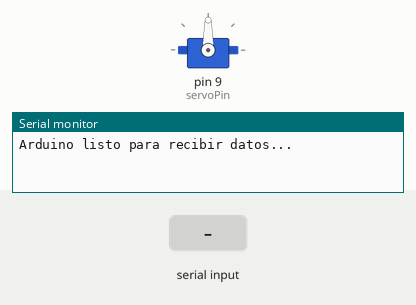
This sketch was run on a simulated Arduino Uno, built with avr-gcc and run on an emulated ATmega328P. Parts: servo, the last lines printed to the serial monitor. The inputs (shaded band) are chosen by the test bench.

Above: at 1.2 s.
1.3 s: "90,45\n" received over Serial
At 1.8 s:
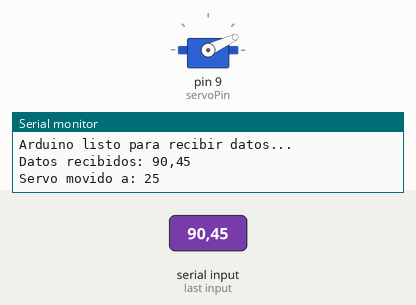
2.8 s: "30,150\n" received over Serial
At 4.2 s:
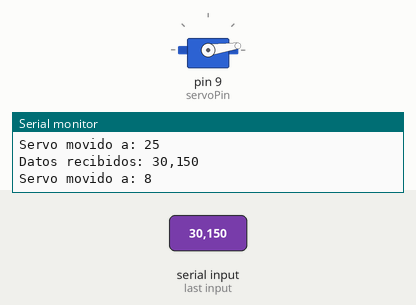
Timing chart, 0 to 5.8 s (numbered marks = the images above; inputs shaded):
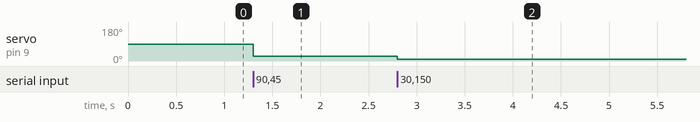

The sketch:

Arduino.ino
```cpp
#include <Servo.h>

Servo turret;               // Objeto para controlar el servo
const int servoPin = 9;     // Pin digital al que está conectado el servo
const int camWidth = 640;   // Ancho de la imagen en píxeles (ajusta este valor según tu configuración)
const int servoMin = 0;     // Ángulo mínimo del servo
const int servoMax = 180;   // Ángulo máximo del servo

void setup() {
  Serial.begin(115200);     // Inicia la comunicación serial a 115200 baudios
  turret.attach(servoPin);  // Asocia el objeto servo al pin definido
  turret.write(90);         // Posición inicial (opcional)
  Serial.println("Arduino listo para recibir datos...");
}

void loop() {
  // Verifica si hay datos disponibles en el puerto serial
  if (Serial.available()) {
    // Lee la cadena hasta encontrar un salto de línea
    String data = Serial.readStringUntil('\n');
    Serial.print("Datos recibidos: ");
    Serial.println(data);

    // Si se recibe "NOD", significa que no hay detección y no se modifica la posición
    if (data.startsWith("NOD")) {
      return;
    }

    // Busca la coma que separa las coordenadas (se espera el formato "x,y")
    int commaIndex = data.indexOf(',');
    if (commaIndex > 0) {
      // Extraer la coordenada horizontal "x"
      int posX = data.substring(0, commaIndex).toInt();

      // Mapear la posición x (de la imagen) al rango del servo
      int angle = map(posX, 0, camWidth, servoMin, servoMax);
      turret.write(angle);

      Serial.print("Servo movido a: ");
      Serial.println(angle);
    }
  }
}
```

Measured:
- after the input at 1.3 s, servo on pin 9 (servoPin): 90° → 25° at once
- after the input at 2.8 s, servo on pin 9 (servoPin): 25° → 8° at once
